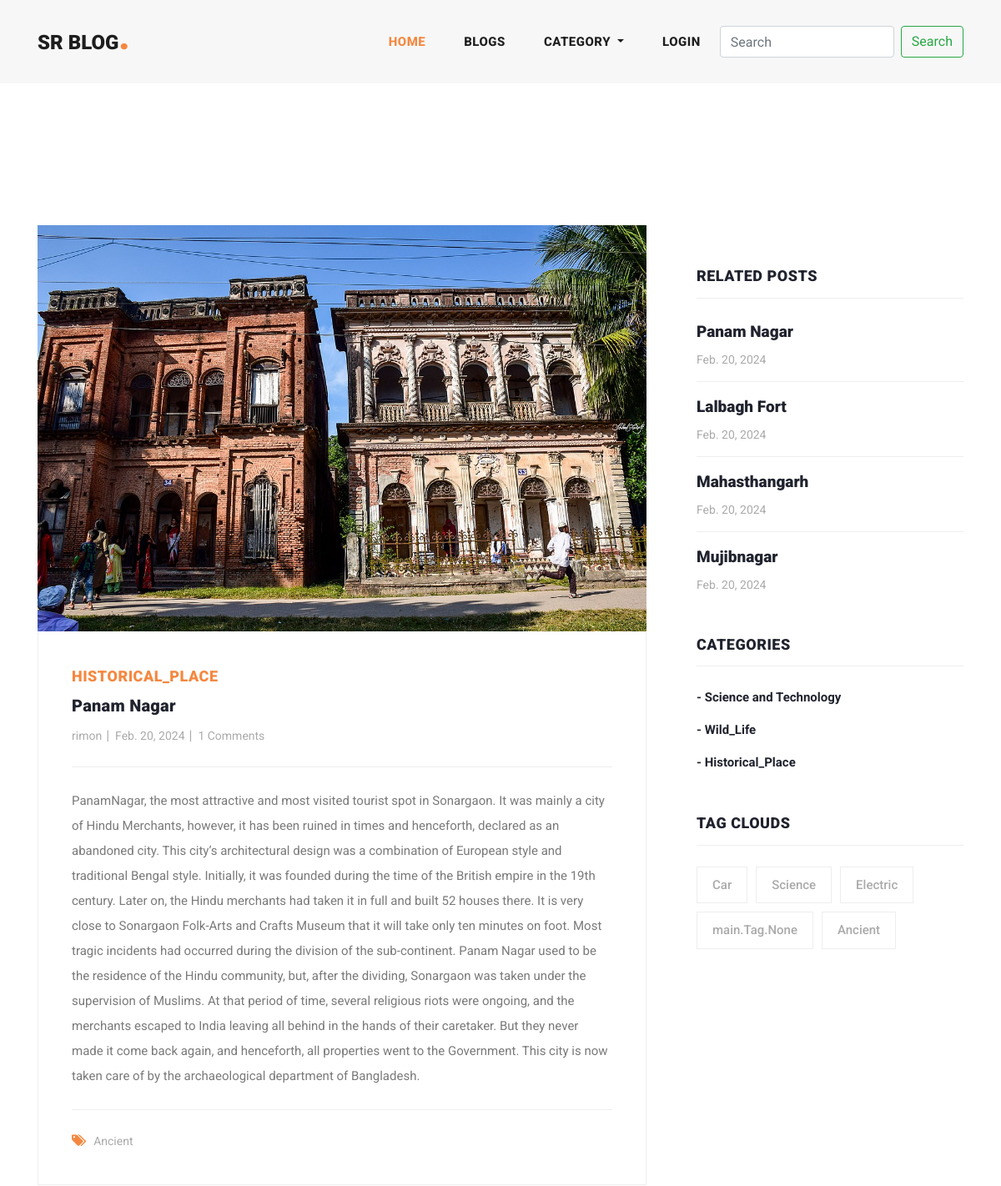
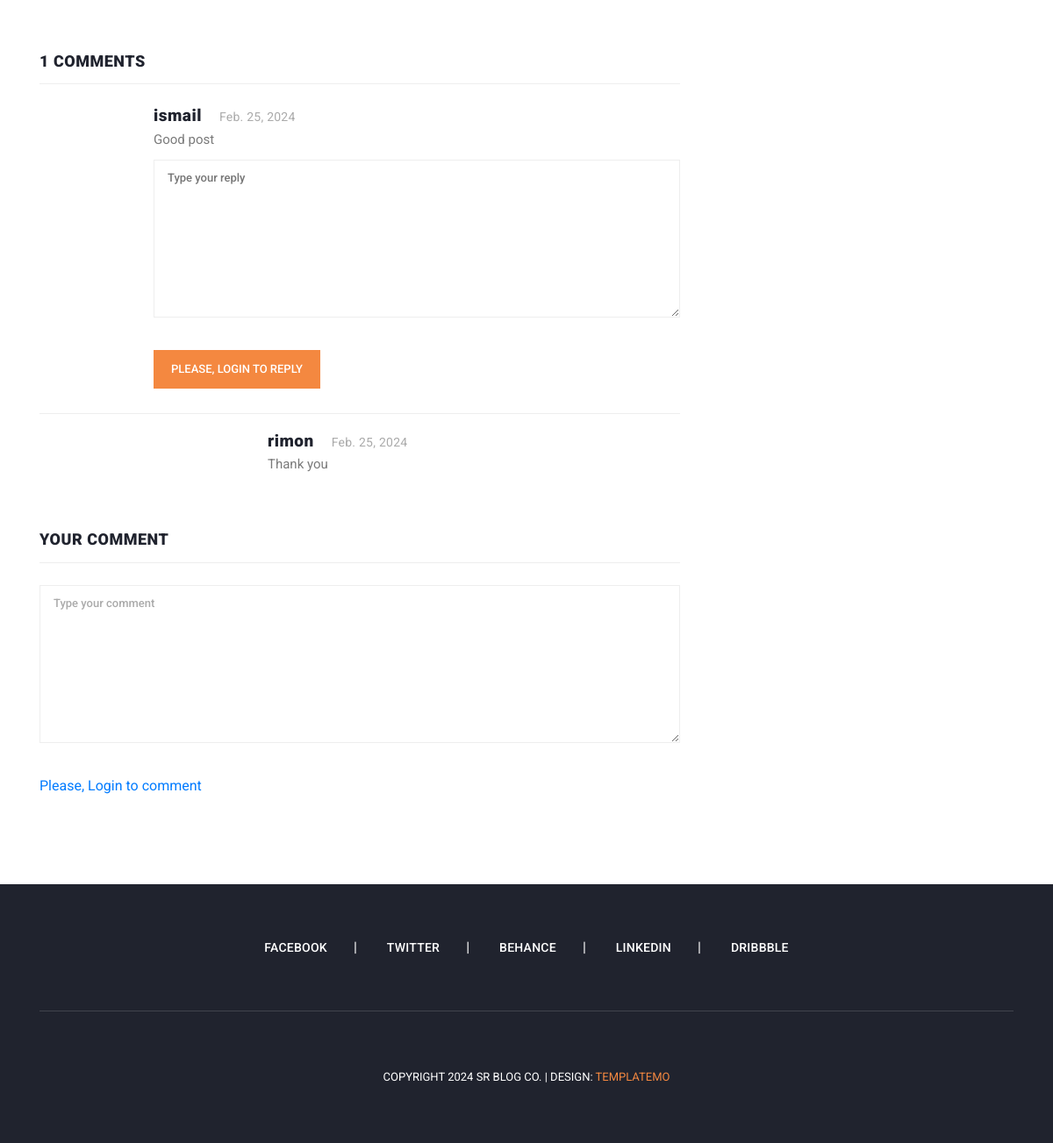
The page /blog/panam-nagar/ on the database its author committed (2 pictures, top to bottom).
### main/models.py (models this page shows, shortened)
class Blog(models.Model):
    user=models.ForeignKey(User,related_name='user_blogs',on_delete=models.CASCADE)
    category=models.ForeignKey(Category,related_name='category_blogs',on_delete=models.CASCADE)
    tags=models.ManyToManyField(Tag,related_name='tag_blogs',blank=True)
    title=models.CharField(max_length=250)
    slug=models.SlugField(null=True, blank=True)
    banner=models.ImageField(upload_to='blog_banners')
    description=models.TextField()
    created_date=models.DateField(auto_now_add=True)

class Category(models.Model):
    title=models.CharField(max_length=150, unique=True)
    slug=models.SlugField(null=True, blank=True)
    created_date=models.DateField(auto_now_add=True)
    def __str__(self) -> str:
        return self.title

class Tag(models.Model):
    title=models.CharField(max_length=150)
    slug=models.SlugField(null=True,blank=True)
    created_date=models.DateField(auto_now_add=True)

class Comment(models.Model):
    user=models.ForeignKey(User,related_name='user_comment',on_delete=models.CASCADE)
    blog=models.ForeignKey(Blog,related_name='blog_comment',on_delete=models.CASCADE)
    text=models.TextField()
    created_date=models.DateField(auto_now_add=True)

class Reply(models.Model):
    user=models.ForeignKey(User,related_name='user_replies',on_delete=models.CASCADE)
    comment=models.ForeignKey(Comment,related_name='comment_replies',on_delete=models.CASCADE)
    text=models.TextField()
    created_date=models.DateField(auto_now_add=True)

### user_profile/models.py (models this page shows, shortened)
class User(AbstractUser):
    email = models.EmailField(
        max_length=150,
        unique=True,
        error_messages={
            "unique": "The email must be unique"
        }
    )
    profile_image = models.ImageField(
        null=True,
        blank=True,
        upload_to="profile_images"
    )
    REQUIRED_FIELDS = ["email"]
    objects = CustomUserManager()
    def get_profile_picture(self):
        url = ""
        try:
            url = self.profile_image.url
        except:
            url = ""
        return url

### main/views.py (the view, shortened to what this page needs)
# urls.py: path('blog/<str:slug>/', blog_details, name='blog_details'),
def blog_details(request, slug):
    form=TextForm()
    blog = get_object_or_404(Blog, slug=slug)
    category = Category.objects.get(id=blog.category.id)
    related_blogs = category.category_blogs.all()
    tags = Tag.objects.order_by('-created_date')[:5]
    context = {
        "blog": blog,
        "related_blogs": related_blogs,
        "tags": tags,
        "form":form,
    }
    return render(request, 'blog_details.html', context)

### main/forms.py
class TextForm(forms.Form):
    text = forms.CharField(widget=forms.Textarea, required=True)

### main/context_processors.py (called while the page is built)
def all_ctgry(request):
    ctg=Category.objects.all()
    context={"ctg":ctg}
    return context

### templates/blog_details.html (shortened to what this page needs)
{% extends "base.html" %}
{% load static %}
{% block content %}
{% include "banner.html" %}
<section class="blog-posts grid-system">
    <div class="container">
      <div class="row">
        <div class="col-lg-8">
          <div class="all-blog-posts">
            <div class="row">
              <div class="col-lg-12">
                <div class="blog-post">
                  <div class="blog-thumb">
                    <img src="{{blog.banner.url}}" alt="">
                  </div>
                  <div class="down-content">
                    <span>{{blog.category}}</span>
                    <a href="javascript:void(0)"><h4>{{blog.title}}</h4></a>
                    <ul class="post-info">
                      <li><a href="#">{{blog.user.username}}</a></li>
                      <li><a href="javascript:void(0)">{{blog.created_date}}</a></li>
                      <li><a href="javascript:void(0)">{{blog.blog_comment.all.count}} Comments</a></li>
                    </ul>
                    <p>{{blog.description}}</p>
                    <div class="post-options">
                      <div class="row">
                        <div class="col-6">
                          <ul class="post-tags">
                            <li><i class="fa fa-tags"></i></li>
                            {% for tag in blog.tags.all %}
                            <li><a href="{% url 'tag_blogs' tag.slug %}">{{tag.title}}</a></li>
                            {% endfor %}
                          </ul>
                        </div>
                      </div>
                    </div>
                  </div>
                </div>
              </div>
              <div class="col-lg-12">
                <div class="sidebar-item comments">
                  <div class="sidebar-heading">
                    <h2>{{blog.blog_comment.count}} Comments</h2>
                  </div>
                  <div class="content">
                    <ul class="d-flex flex-column">
                      {% for comment in blog.blog_comment.all %}
                      <li>
                        <div class="right-content">
                          <h4>{{comment.user.username}}<span>{{comment.created_date}}</span></h4>
                          <p>{{comment.text}}</p>
                          <form class="submit-reply my-2" id="comment" action="{% url 'add_reply' blog.id comment.id %} " method="POST">
                            <div class="row">
                              <div class="col-lg-12">
                                <fieldset>
                                  <textarea name="text" rows="3" clos="100" id="message" placeholder="Type your reply" required=""></textarea>
                                </fieldset>
                              </div>
                              <div class="col-lg-12">
                                <fieldset>
                                  {% if request.user.is_authenticated %}
                                  <button type="submit" id="form-submit" class="main-button reply-button">Reply</button>
                                  {% else %}
                                  <a href="{% url 'login' %}" id="form-submit" class="main-button reply-button">Please, Login to reply</a>
                                  {% endif %}
                                </fieldset>
                              </div>
                            </div>
                          </form>
                        </div>
                      </li>
                      {% for reply in comment.comment_replies.all %}
                      <li class="replied">
                        <div class="right-content">
                          <h4>{{reply.user.username}}<span>{{reply.created_date}}</span></h4>
                          <p>{{reply.text}}</p>
                        </div>
                      </li>
                      {% endfor %}
                      {% endfor %}
                    </ul>
                  </div>
                </div>
              </div>
              <div class="col-lg-12">
                <div class="sidebar-item submit-comment">
                  <div class="sidebar-heading">
                    <h2>Your comment</h2>
                  </div>
                  <div class="content">
                    <form id="comment" action="{% url 'blog_details' blog.slug %}" method="POST">
                      <div class="row">
                        <div class="col-lg-12">
                          <fieldset>
                            <textarea name="text" rows="6" id="message" placeholder="Type your comment" required=""></textarea>
                          </fieldset>
                        </div>
                        <div class="col-lg-12">
                          <fieldset>
                            {% if request.user.is_authenticated %}
                            <button type="submit" id="form-submit" class="main-button">Submit</button>
                            {% else %}
                            <a href="{% url 'login' %}" id="form-submit" class="main-button">Please, Login to comment</a>
                            {% endif %}
                          </fieldset>
                        </div>
                      </div>
                    </form>
                  </div>
                </div>
              </div>
            </div>
          </div>
        </div>
        <div class="col-lg-4">
          <div class="sidebar">
            <div class="row">
              <div class="col-lg-12">
                <div class="sidebar-item recent-posts">
                  <div class="sidebar-heading">
                    <h2>Related Posts</h2>
                  </div>
                  <div class="content">
                    <ul>
                      {% for blog in related_blogs %}
                      <li><a href="{% url 'blog_details' blog.slug %}">
                        <h5>{{blog.title}}</h5>
                        <span>{{blog.created_date}}</span>
                      </a></li>
                      {% endfor %}
                    </ul>
                  </div>
                </div>
              </div>
              <div class="col-lg-12">
                <div class="sidebar-item categories">
                  <div class="sidebar-heading">
                    <h2>Categories</h2>
                  </div>
                  <div class="content">
                    <ul>
                      {% for category in ctg %}
                      <li><a href="{% url 'category_blogs' category.slug %}">- {{category.title}}</a></li>
                      {% endfor %}
                    </ul>
                  </div>
                </div>
              </div>
              <div class="col-lg-12">
                <div class="sidebar-item tags">
                  <div class="sidebar-heading">
                    <h2>Tag Clouds</h2>
                  </div>
                  <div class="content">
                    <ul>
                      {% for tag in tags %}
                      <li><a href="{% url 'tag_blogs' tag.slug %}">{{tag.title}}</a></li>
                      {% endfor %}
                    </ul>
                  </div>
                </div>
              </div>
            </div>
          </div>
        </div>
      </div>
    </div>
  </section>
{% endblock content %}

### assets/css/main.css (style rules this page uses)
.blog-posts .submit-comment textarea { text-transform: none !important; }
.submit-reply textarea { width: 100%; height: 46px; border: 1px solid #eee; font-size: 13px; text-transform: none; font-weight: 500; color: #7a7a7a; outline: none; padding: 10px 15px; margin-bottom: 30px; height: 180px; max-height: 220px; max-width: 100%; min-width: 160px; }
.reply-button { display: inline-block; background-color: #f48840; color: #fff; font-size: 13px; font-weight: 500; padding: 12px 20px; text-transform: uppercase; transition: all .3s; border: none; outline: none; }
input, textarea { text-transform: none !important; }

### rows shown on the page
Blog: banner (picture), category "HISTORICAL_PLACE", title "Panam Nagar", user.username "rimon", created_date "Feb. 20, 2024", blog_comment.all.count "1", description "PanamNagar, the most attractive and most visited tourist spot in Sonargaon. It was mainly a city of Hindu Merchants, however, it has been ruined in times and henceforth, declared as an abandoned city. This city’s architectural design was a combination of European style and traditional Bengal style. Initially, it was founded during the time of the British empire in the 19th century. Later on, the Hindu merchants had taken it in full and built 52 houses there. It is very close to Sonargaon Folk-Arts and Crafts Museum that it will take only ten minutes on foot. Most tragic incidents had occurred during the division of the sub-continent. Panam Nagar used to be the residence of the Hindu…", blog_comment.count "1"
Tag: title "Ancient"
Comment: user.username "ismail", created_date "Feb. 25, 2024", text "Good post"
Reply: user.username "rimon", created_date "Feb. 25, 2024", text "Thank you"
Blog: title "Lalbagh Fort", created_date "Feb. 20, 2024"
Blog: title "Mahasthangarh", created_date "Feb. 20, 2024"
Blog: title "Mujibnagar", created_date "Feb. 20, 2024"
Category: title "Science and Technology"
Category: title "Wild_Life"
Category: title "Historical_Place"
Tag: title "Car"
Tag: title "Science"
Tag: title "Electric"
Tag: title "main.Tag.None"
